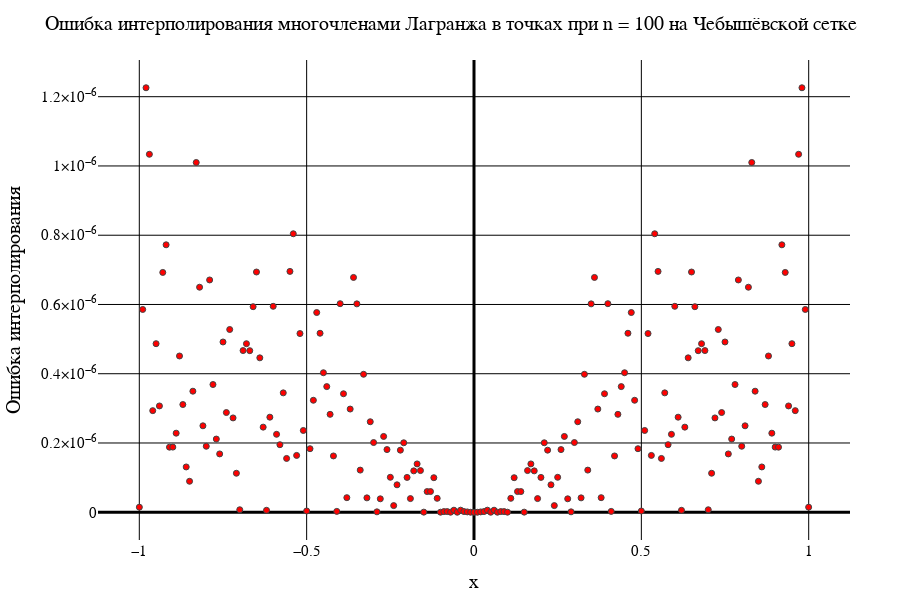

Notebook cell for this chart:
### Code cell
data2[2]

### Figure 1 — Plotly figure (JSON) as saved in the notebook; plotly's stock layout.template omitted (floating-point values rounded to 4 significant figures; data arrays with more than 128 entries replaced by an {"elided": "..."} marker saying what was removed)
{"data": [{"marker": {"color": "red", "line": {"width": 1}, "showline": true}, "mode": "markers", "type": "scatter", "x": {"elided": "201 float values"}, "y": {"elided": "201 float values"}}], "layout": {"coloraxis": {"outlinecolor": "black"}, "font": {"color": "black", "family": "Times New Roman"}, "height": 600, "margin": {"b": 50, "l": 50, "r": 50, "t": 60}, "paper_bgcolor": "white", "plot_bgcolor": "white", "title": {"autosize": false, "font": {"color": "black", "family": "Times New Roman", "size": 20}, "paper_bgcolor": "red", "text": "Ошибка интерполирования многочленами Лагранжа в точках при n = 100 на Чебышёвской сетке"}, "width": 900, "xaxis": {"color": "black", "gridcolor": "black", "gridwidth": 1, "tickfont": {"size": 15}, "title": {"font": {"color": "black", "family": "Times New Roman", "size": 20}, "text": "x"}, "zerolinecolor": "black", "zerolinewidth": 3}, "yaxis": {"exponentformat": "power", "gridcolor": "black", "gridwidth": 1, "tickfont": {"size": 15}, "title": {"font": {"color": "black", "family": "Times New Roman", "size": 20}, "text": "Ошибка интерполирования"}, "zerolinecolor": "black", "zerolinewidth": 3}}}
